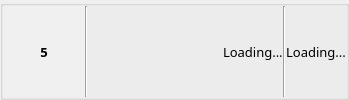
                      <widget class="QGroupBox" name="groupBox_26">
                       <property name="title">
                        <string/>
                       </property>
                       <layout class="QHBoxLayout" name="horizontalLayout_22">
                        <property name="spacing">
                         <number>0</number>
                        </property>
                        <property name="leftMargin">
                         <number>0</number>
                        </property>
                        <property name="topMargin">
                         <number>0</number>
                        </property>
                        <property name="rightMargin">
                         <number>0</number>
                        </property>
                        <property name="bottomMargin">
                         <number>0</number>
                        </property>
                        <item>
                         <widget class="QLabel" name="label_23">
                          <property name="minimumSize">
                           <size>
                            <width>82</width>
                            <height>0</height>
                           </size>
                          </property>
                          <property name="maximumSize">
                           <size>
                            <width>60</width>
                            <height>16777215</height>
                           </size>
                          </property>
                          <property name="font">
                           <font>
                            <family>나눔고딕</family>
                            <pointsize>10</pointsize>
                            <weight>75</weight>
                            <bold>true</bold>
                           </font>
                          </property>
                          <property name="styleSheet">
                           <string notr="true">background-color : rgb(240, 240, 240)</string>
                          </property>
                          <property name="text">
                           <string>5</string>
                          </property>
                          <property name="alignment">
                           <set>Qt::AlignCenter</set>
                          </property>
                         </widget>
                        </item>
                        <item>
                         <widget class="Line" name="line_55">
                          <property name="orientation">
                           <enum>Qt::Vertical</enum>
                          </property>
                         </widget>
                        </item>
                        <item>
                         <widget class="QLabel" name="nielsen_App_Name5">
                          <property name="font">
                           <font>
                            <family>나눔고딕</family>
                            <pointsize>10</pointsize>
                           </font>
                          </property>
                          <property name="text">
                           <string>                                        Loading...</string>
                          </property>
                          <property name="margin">
                           <number>0</number>
                          </property>
                         </widget>
                        </item>
                        <item>
                         <widget class="Line" name="line_57">
                          <property name="orientation">
                           <enum>Qt::Vertical</enum>
                          </property>
                         </widget>
                        </item>
                        <item>
                         <widget class="QLabel" name="nielsen_App_User5">
                          <property name="maximumSize">
                           <size>
                            <width>150</width>
                            <height>16777215</height>
                           </size>
                          </property>
                          <property name="font">
                           <font>
                            <family>나눔고딕</family>
                            <pointsize>10</pointsize>
                           </font>
                          </property>
                          <property name="text">
                           <string>Loading...</string>
                          </property>
                          <property name="alignment">
                           <set>Qt::AlignCenter</set>
                          </property>
                         </widget>
                        </item>
                       </layout>
                      </widget>
